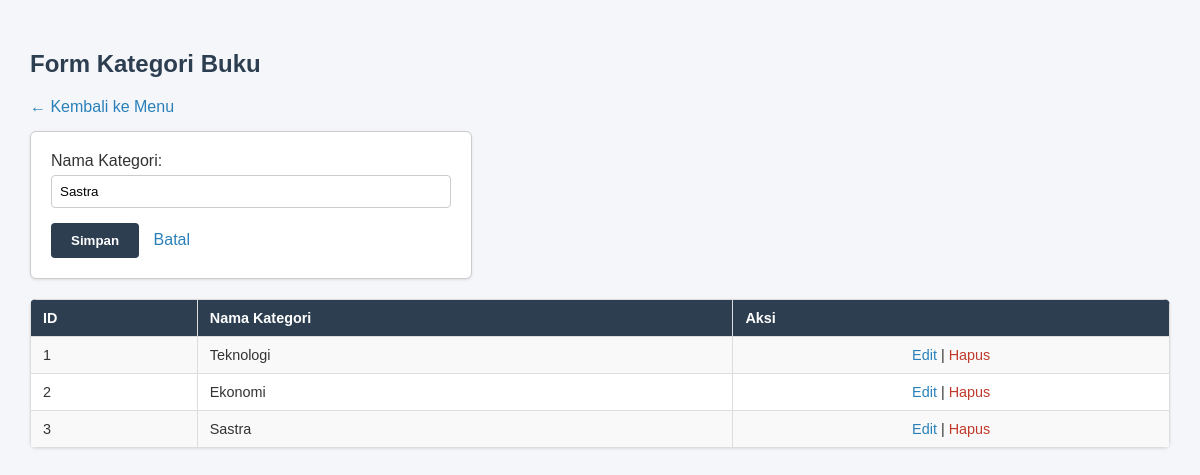
The app's page /kategori.php?edit=3 with its own data.
### tables this page shows
CREATE TABLE Kategori (
    Kategori_ID INT AUTO_INCREMENT PRIMARY KEY,
    Nama_Kategori VARCHAR(100)
);

### kategori.php (the view, shortened to what this page needs)
<?php
include 'koneksi.php';
$edit = ['Kategori_ID'=>'', 'Nama_Kategori'=>''];
if (isset($_GET['edit'])) {
    $q = mysqli_query($conn, "SELECT * FROM Kategori WHERE Kategori_ID='{$_GET['edit']}'");
    $edit = mysqli_fetch_assoc($q);
}
?>
<!DOCTYPE html>
<html>
<head>
    <link rel="stylesheet" href="style.css">
</head>
<body>
    <h2>Form Kategori Buku</h2>
    <a href="index.php" style="display: inline-block; margin-bottom: 15px;">&larr; Kembali ke Menu</a>
    <form method="POST" style="max-width: 400px;">
        Nama Kategori: <input type="text" name="Nama_Kategori" value="<?= $edit['Nama_Kategori'] ?>" required>
        <button type="submit" name="submit">Simpan</button>
        <a href="kategori.php" style="margin-left: 10px;">Batal</a>
    </form>
    <table>
        <tr><th>ID</th><th>Nama Kategori</th><th>Aksi</th></tr>
        <?php
        $res = mysqli_query($conn, "SELECT * FROM Kategori");
        while ($r = mysqli_fetch_assoc($res)) {
            echo "<tr>
                <td>{$r['Kategori_ID']}</td>
                <td>{$r['Nama_Kategori']}</td>
                <td style='text-align:center;'>
                    <a href='?edit={$r['Kategori_ID']}'>Edit</a> |
                    <a href='?hapus={$r['Kategori_ID']}' onclick='return confirm(\"Hapus?\")' style='color: #c0392b;'>Hapus</a>
                </td>
            </tr>";
        }
        ?>
    </table>
</body>
</html>

### style.css (style rules this page uses)
body { font-family: Arial, sans-serif; background-color: #f4f6f9; color: #333333; padding: 30px; margin: 0; }
h2, h3 { color: #2c3e50; }
a { color: #2980b9; text-decoration: none; }
table { width: 100%; border-collapse: collapse; margin-top: 20px; background-color: #ffffff; border-radius: 6px; overflow: hidden; box-shadow: 0 1px 3px rgba(0,0,0,0.1); }
th, td { border: 1px solid #dddddd; padding: 10px 12px; text-align: left; font-size: 0.9rem; }
th { background-color: #2c3e50; color: #ffffff; }
tr:nth-child(even) { background-color: #f9f9f9; }
form { background: #ffffff; padding: 20px; border: 1px solid #cccccc; border-radius: 6px; max-width: 600px; box-shadow: 0 1px 3px rgba(0,0,0,0.1); }
input, select { width: 100%; padding: 8px; margin-top: 5px; margin-bottom: 15px; border: 1px solid #cccccc; border-radius: 4px; box-sizing: border-box; }
button { background-color: #2c3e50; color: white; border: none; padding: 10px 20px; border-radius: 4px; cursor: pointer; font-weight: bold; }

### records on screen
kategori: Nama_Kategori "Sastra", Kategori_ID "3"
kategori: Kategori_ID "1", Nama_Kategori "Teknologi"
kategori: Kategori_ID "2", Nama_Kategori "Ekonomi"
